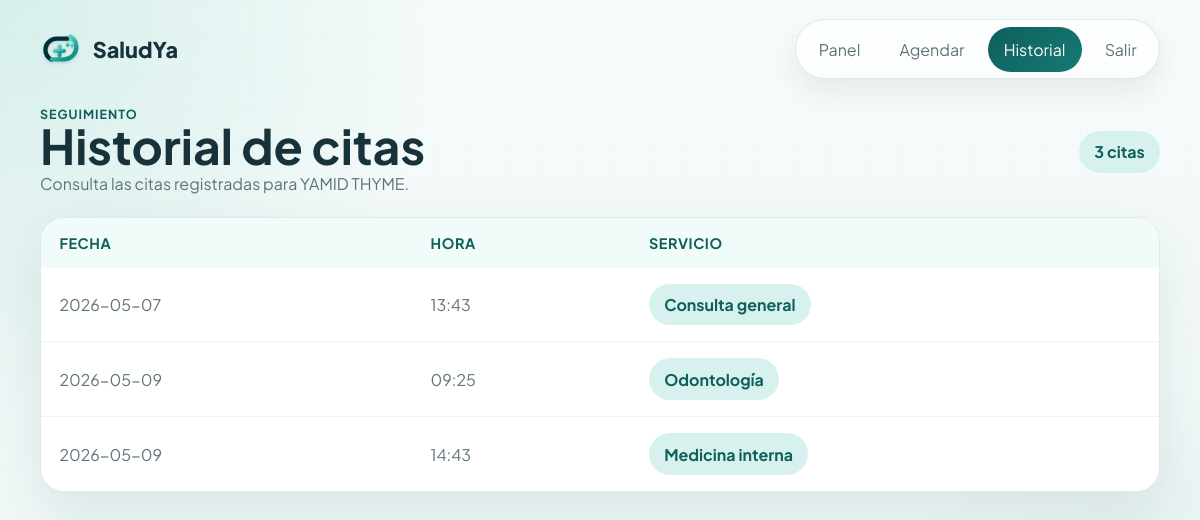
The app's page /historial (signed in) with its own data.
### tables this page shows
CREATE TABLE usuarios (
            id INTEGER PRIMARY KEY AUTOINCREMENT,
            nombre TEXT,
            correo TEXT,
            contraseña TEXT
        );

CREATE TABLE citas (
            id INTEGER PRIMARY KEY AUTOINCREMENT,
            correo TEXT,
            fecha TEXT,
            hora TEXT,
            servicio TEXT
        );

### app.py (the view)
@app.route('/historial')
def historial():
    if 'usuario' not in session:
        return redirect('/')
    correo = session['usuario']
    conn = get_db_connection()
    cursor = conn.cursor()
    cursor.execute(
        "SELECT * FROM citas WHERE correo=?",
        (correo,)
    )
    citas = cursor.fetchall()
    conn.close()
    usuario = get_current_user()
    return render_template('historial.html', citas=citas, usuario=usuario)

### app.py (called while the page is built)
def get_db_connection():
    conn = sqlite3.connect(app.config["DATABASE"])
    conn.row_factory = sqlite3.Row
    return conn

def get_current_user():
    correo = session.get("usuario")
    if not correo:
        return None
    conn = get_db_connection()
    usuario = conn.execute(
        "SELECT nombre, correo FROM usuarios WHERE correo=?",
        (correo,),
    ).fetchone()
    conn.close()
    if usuario:
        return usuario
    return {"nombre": "", "correo": correo}

### templates/historial.html (shortened to what this page needs)
{% extends "base.html" %}
{% block content %}
<section class="page-hero compact-hero">
    <div>
        <p class="eyebrow">Seguimiento</p>
        <h1>Historial de citas</h1>
        <p class="hero-text">
            Consulta las citas registradas para {{ usuario["nombre"] or usuario["correo"] }}.
        </p>
    </div>
    <div class="count-badge">
        {{ citas|length }} cita{% if citas|length != 1 %}s{% endif %}
    </div>
</section>
{% if citas %}
<section class="table-panel">
    <table class="history-table">
        <thead>
            <tr>
                <th>Fecha</th>
                <th>Hora</th>
                <th>Servicio</th>
            </tr>
        </thead>
        <tbody>
            {% for cita in citas %}
            <tr>
                <td data-label="Fecha">{{ cita["fecha"] }}</td>
                <td data-label="Hora">{{ cita["hora"] }}</td>
                <td data-label="Servicio">
                    <span class="service-pill">{{ cita["servicio"] }}</span>
                </td>
            </tr>
            {% endfor %}
        </tbody>
    </table>
</section>
{% endif %}
{% endblock %}

### templates/base.html (shortened to what this page needs)
<!DOCTYPE html>
<html lang="es">
<head>
    <link rel="stylesheet" href="{{ url_for('static', filename='style.css') }}">
</head>
<body class="{% block body_class %}app-page{% endblock %}">
    <div class="site-frame">
        {% if request.endpoint not in ['login', 'registro'] %}
        <header class="site-header">
            <a class="brand" href="{{ url_for('panel') if session.get('usuario') else url_for('login') }}">
                <span class="brand-mark">
                    <img src="{{ url_for('static', filename='saludya-mark.svg') }}" alt="SaludYa">
                </span>
                <span class="brand-name">SaludYa</span>
            </a>
            {% if session.get('usuario') %}
            <nav class="site-nav" aria-label="Navegación principal">
                <a class="{% if request.endpoint == 'panel' %}is-active{% endif %}" href="{{ url_for('panel') }}">Panel</a>
                <a class="{% if request.endpoint == 'cita' %}is-active{% endif %}" href="{{ url_for('cita') }}">Agendar</a>
                <a class="{% if request.endpoint == 'historial' %}is-active{% endif %}" href="{{ url_for('historial') }}">Historial</a>
                <a class="logout-link" href="{{ url_for('logout') }}">Salir</a>
            </nav>
            {% endif %}
        </header>
        {% endif %}
        <main class="page-main">
            {% block content %}{% endblock %}
        </main>
    </div>
</body>
</html>

### static/style.css (style rules this page uses)
:root { --bg: #eef6f6; --bg-accent: #d9efec; --surface: rgba(255, 255, 255, 0.88); --surface-strong: #ffffff; --surface-muted: #f4fbfa; --text: #17323a; --text-soft: #5f747a; --line: rgba(24, 73, 76, 0.12); --brand: #157a75; --brand-dark: #0f5f5b; --brand-soft: #d7f2ee; --success-bg: #e7f7ef; --success-text: #1d6a48; --error-bg: #fdecec; --error-text: #a43f3f; --shadow-soft: 0 24px 60px rgba(21, 64, 67, 0.10); --shadow-card: 0 14px 32px rgba(24, 73, 76, 0.08); --radius-lg: 24px; --radius-md: 18px; --radius-sm: 10px; --container: min(1120px, calc(100% - 2rem)); }
* { box-sizing: border-box; }
html { min-height: 100%; }
body { margin: 0; min-height: 100vh; font-family: "Plus Jakarta Sans", "Segoe UI", sans-serif; color: var(--text); background: radial-gradient(circle at top left, rgba(89, 191, 170, 0.20), transparent 28rem), radial-gradient(circle at bottom right, rgba(21, 122, 117, 0.10), transparent 26rem), linear-gradient(180deg, #f6fbfb 0%, var(--bg) 100%); }
body::before { content: ""; position: fixed; inset: 0; background-image: linear-gradient(rgba(21, 122, 117, 0.035) 1px, transparent 1px), linear-gradient(90deg, rgba(21, 122, 117, 0.035) 1px, transparent 1px); background-size: 36px 36px; pointer-events: none; mask-image: linear-gradient(180deg, rgba(0, 0, 0, 0.45), transparent 72%); }
a { color: inherit; text-decoration: none; }
.site-frame { position: relative; min-height: 100vh; padding-bottom: 3rem; }
.site-header { width: var(--container); margin: 0 auto; padding: 1.2rem 0 0; display: flex; align-items: center; justify-content: space-between; gap: 1rem; }
.brand { display: inline-flex; align-items: center; gap: 0.8rem; font-weight: 800; letter-spacing: 0; }
.brand-mark { width: 2.5rem; height: 2.5rem; display: inline-grid; place-items: center; flex-shrink: 0; }
.brand-mark img { width: 100%; height: 100%; display: block; }
.brand-name { font-size: 1.35rem; }
.site-nav { display: inline-flex; align-items: center; gap: 0.45rem; padding: 0.4rem; border: 1px solid var(--line); background: rgba(255, 255, 255, 0.72); backdrop-filter: blur(12px); border-radius: 999px; box-shadow: 0 12px 28px rgba(20, 49, 50, 0.08); }
.site-nav a { padding: 0.75rem 1rem; border-radius: 999px; color: var(--text-soft); transition: background-color 0.2s ease, color 0.2s ease, transform 0.2s ease; }
.site-nav a.is-active { color: white; background: linear-gradient(135deg, var(--brand-dark) 0%, var(--brand) 100%); }
.logout-link { color: var(--brand-dark); }
.page-main { width: var(--container); margin: 0 auto; padding-top: 1.7rem; }
.auth-layout, .auth-shell, .auth-card, .auth-brand, .hero-banner, .page-hero, .action-grid, .table-panel, .empty-state, .form-panel, .intro-panel, .form-surface { animation: rise 0.55s ease both; }
.intro-panel, .form-panel, .table-panel, .empty-state, .form-surface { border: 1px solid var(--line); background: var(--surface); backdrop-filter: blur(14px); box-shadow: var(--shadow-soft); }
.panel-heading, .hero-copy, .page-hero > div:first-child { max-width: 44rem; }
.eyebrow, .card-kicker, .stat-label { margin: 0; color: var(--brand-dark); text-transform: uppercase; letter-spacing: 0.08em; font-size: 0.78rem; font-weight: 700; }
h1, h2, h3, p { margin: 0; }
h1 { font-size: clamp(2rem, 4vw, 3.4rem); line-height: 1.02; }
.hero-text, .panel-heading p, .action-card p, .form-footer, .empty-state p { color: var(--text-soft); line-height: 1.65; }
.feature-pill, .count-badge, .service-pill { display: inline-flex; align-items: center; justify-content: center; padding: 0.65rem 0.95rem; border-radius: 999px; background: var(--brand-soft); color: var(--brand-dark); font-weight: 700; }
.hero-banner, .page-hero { display: grid; gap: 1.4rem; }
.compact-hero { grid-template-columns: minmax(0, 1fr) auto; align-items: center; margin-bottom: 1.2rem; }
.table-panel { overflow: hidden; border-radius: 1.5rem; }
.history-table { width: 100%; border-collapse: collapse; background: var(--surface-strong); }
.history-table th, .history-table td { padding: 1rem 1.15rem; text-align: left; }
.history-table thead { background: #f1fbf9; }
.history-table th { color: var(--brand-dark); font-size: 0.9rem; text-transform: uppercase; letter-spacing: 0.04em; }
.history-table tbody tr:not(:last-child) { border-bottom: 1px solid rgba(21, 122, 117, 0.08); }
.history-table td { color: var(--text-soft); }

### records on screen
usuarios: nombre "YAMID THYME"
citas: fecha "2026-05-07", hora "13:43", servicio "Consulta general"
citas: fecha "2026-05-09", hora "09:25", servicio "Odontología"
citas: fecha "2026-05-09", hora "14:43", servicio "Medicina interna"

### other values on screen
{{ citas|length }} "3"
